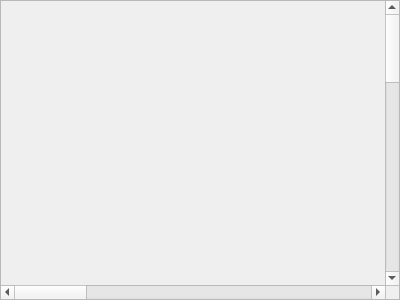
<?xml version="1.0" encoding="UTF-8"?>
<ui version="4.0">
 <class>DashView</class>
 <widget class="QWidget" name="DashView">
  <property name="geometry">
   <rect>
    <x>0</x>
    <y>0</y>
    <width>400</width>
    <height>300</height>
   </rect>
  </property>
  <property name="minimumSize">
   <size>
    <width>200</width>
    <height>200</height>
   </size>
  </property>
  <property name="windowTitle">
   <string>Form</string>
  </property>
  <layout class="QGridLayout" name="gridLayout">
   <property name="leftMargin">
    <number>0</number>
   </property>
   <property name="topMargin">
    <number>0</number>
   </property>
   <property name="rightMargin">
    <number>0</number>
   </property>
   <property name="bottomMargin">
    <number>0</number>
   </property>
   <property name="spacing">
    <number>0</number>
   </property>
   <item row="0" column="0">
    <widget class="QScrollArea" name="scrollArea">
     <property name="widgetResizable">
      <bool>true</bool>
     </property>
     <widget class="QWidget" name="scrollAreaWidgetContents">
      <property name="geometry">
       <rect>
        <x>0</x>
        <y>0</y>
        <width>1920</width>
        <height>1280</height>
       </rect>
      </property>
      <layout class="QGridLayout" name="gridLayout_2">
       <property name="leftMargin">
        <number>0</number>
       </property>
       <property name="topMargin">
        <number>0</number>
       </property>
       <property name="rightMargin">
        <number>0</number>
       </property>
       <property name="bottomMargin">
        <number>0</number>
       </property>
       <property name="spacing">
        <number>0</number>
       </property>
       <item row="0" column="0">
        <widget class="DashPainter" name="painter" native="true">
         <property name="minimumSize">
          <size>
           <width>1920</width>
           <height>1080</height>
          </size>
         </property>
        </widget>
       </item>
      </layout>
     </widget>
    </widget>
   </item>
  </layout>
 </widget>
 <customwidgets>
  <customwidget>
   <class>DashPainter</class>
   <extends>QWidget</extends>
   <header>../../widget/dashpainter.h</header>
   <container>1</container>
  </customwidget>
 </customwidgets>
 <resources/>
 <connections/>
</ui>
